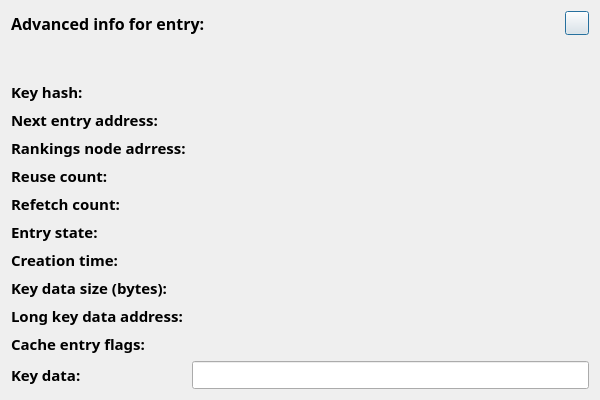
<?xml version="1.0" encoding="UTF-8"?>
<ui version="4.0">
 <class>DialogResultsChrome</class>
 <widget class="QDialog" name="DialogResultsChrome">
  <property name="geometry">
   <rect>
    <x>0</x>
    <y>0</y>
    <width>600</width>
    <height>400</height>
   </rect>
  </property>
  <property name="sizePolicy">
   <sizepolicy hsizetype="Fixed" vsizetype="Fixed">
    <horstretch>0</horstretch>
    <verstretch>0</verstretch>
   </sizepolicy>
  </property>
  <property name="minimumSize">
   <size>
    <width>600</width>
    <height>400</height>
   </size>
  </property>
  <property name="maximumSize">
   <size>
    <width>600</width>
    <height>500</height>
   </size>
  </property>
  <property name="windowTitle">
   <string>Dialog</string>
  </property>
  <layout class="QGridLayout" name="gridLayout_3">
   <item row="2" column="0">
    <layout class="QGridLayout" name="gridLayout_2">
     <item row="0" column="0">
      <widget class="QLabel" name="label_2">
       <property name="font">
        <font>
         <family>Source Sans Pro</family>
         <pointsize>11</pointsize>
         <weight>75</weight>
         <bold>true</bold>
        </font>
       </property>
       <property name="text">
        <string>Key hash:</string>
       </property>
      </widget>
     </item>
     <item row="0" column="1">
      <widget class="QLabel" name="label_res_key_hash">
       <property name="font">
        <font>
         <family>Source Sans Pro</family>
         <pointsize>11</pointsize>
        </font>
       </property>
       <property name="text">
        <string/>
       </property>
      </widget>
     </item>
     <item row="1" column="0">
      <widget class="QLabel" name="label_3">
       <property name="font">
        <font>
         <family>Source Sans Pro</family>
         <pointsize>11</pointsize>
         <weight>75</weight>
         <bold>true</bold>
        </font>
       </property>
       <property name="text">
        <string>Next entry address:</string>
       </property>
      </widget>
     </item>
     <item row="1" column="1">
      <widget class="QLabel" name="label_res_next_entry_address">
       <property name="font">
        <font>
         <family>Source Sans Pro</family>
         <pointsize>11</pointsize>
        </font>
       </property>
       <property name="text">
        <string/>
       </property>
      </widget>
     </item>
     <item row="2" column="0">
      <widget class="QLabel" name="label_4">
       <property name="font">
        <font>
         <family>Source Sans Pro</family>
         <pointsize>11</pointsize>
         <weight>75</weight>
         <bold>true</bold>
        </font>
       </property>
       <property name="text">
        <string>Rankings node adrress:</string>
       </property>
      </widget>
     </item>
     <item row="2" column="1">
      <widget class="QLabel" name="label_res_rank_node_address">
       <property name="font">
        <font>
         <family>Source Sans Pro</family>
         <pointsize>11</pointsize>
        </font>
       </property>
       <property name="text">
        <string/>
       </property>
      </widget>
     </item>
     <item row="3" column="0">
      <widget class="QLabel" name="label_5">
       <property name="font">
        <font>
         <family>Source Sans Pro</family>
         <pointsize>11</pointsize>
         <weight>75</weight>
         <bold>true</bold>
        </font>
       </property>
       <property name="text">
        <string>Reuse count:</string>
       </property>
      </widget>
     </item>
     <item row="3" column="1">
      <widget class="QLabel" name="label_res_reuse_count">
       <property name="font">
        <font>
         <family>Source Sans Pro</family>
         <pointsize>11</pointsize>
        </font>
       </property>
       <property name="text">
        <string/>
       </property>
      </widget>
     </item>
     <item row="4" column="0">
      <widget class="QLabel" name="label_6">
       <property name="font">
        <font>
         <family>Source Sans Pro</family>
         <pointsize>11</pointsize>
         <weight>75</weight>
         <bold>true</bold>
        </font>
       </property>
       <property name="text">
        <string>Refetch count:</string>
       </property>
      </widget>
     </item>
     <item row="4" column="1">
      <widget class="QLabel" name="label_res_refetch_count">
       <property name="font">
        <font>
         <family>Source Sans Pro</family>
         <pointsize>11</pointsize>
        </font>
       </property>
       <property name="text">
        <string/>
       </property>
      </widget>
     </item>
     <item row="5" column="0">
      <widget class="QLabel" name="label_7">
       <property name="font">
        <font>
         <family>Source Sans Pro</family>
         <pointsize>11</pointsize>
         <weight>75</weight>
         <bold>true</bold>
        </font>
       </property>
       <property name="text">
        <string>Entry state:</string>
       </property>
      </widget>
     </item>
     <item row="5" column="1">
      <widget class="QLabel" name="label_res_entry_state">
       <property name="font">
        <font>
         <family>Source Sans Pro</family>
         <pointsize>11</pointsize>
        </font>
       </property>
       <property name="text">
        <string/>
       </property>
      </widget>
     </item>
     <item row="6" column="0">
      <widget class="QLabel" name="label_8">
       <property name="font">
        <font>
         <family>Source Sans Pro</family>
         <pointsize>11</pointsize>
         <weight>75</weight>
         <bold>true</bold>
        </font>
       </property>
       <property name="text">
        <string>Creation time:</string>
       </property>
      </widget>
     </item>
     <item row="6" column="1">
      <widget class="QLabel" name="label_res_creation_time">
       <property name="font">
        <font>
         <family>Source Sans Pro</family>
         <pointsize>11</pointsize>
        </font>
       </property>
       <property name="text">
        <string/>
       </property>
      </widget>
     </item>
     <item row="7" column="0">
      <widget class="QLabel" name="label_9">
       <property name="font">
        <font>
         <family>Source Sans Pro</family>
         <pointsize>11</pointsize>
         <weight>75</weight>
         <bold>true</bold>
        </font>
       </property>
       <property name="text">
        <string>Key data size (bytes):</string>
       </property>
      </widget>
     </item>
     <item row="7" column="1">
      <widget class="QLabel" name="label_res_key_data_size">
       <property name="font">
        <font>
         <family>Source Sans Pro</family>
         <pointsize>11</pointsize>
        </font>
       </property>
       <property name="text">
        <string/>
       </property>
      </widget>
     </item>
     <item row="8" column="0">
      <widget class="QLabel" name="label_10">
       <property name="font">
        <font>
         <family>Source Sans Pro</family>
         <pointsize>11</pointsize>
         <weight>75</weight>
         <bold>true</bold>
        </font>
       </property>
       <property name="text">
        <string>Long key data address:</string>
       </property>
      </widget>
     </item>
     <item row="8" column="1">
      <widget class="QLabel" name="label_res_long_key_address">
       <property name="font">
        <font>
         <family>Source Sans Pro</family>
         <pointsize>11</pointsize>
        </font>
       </property>
       <property name="text">
        <string/>
       </property>
      </widget>
     </item>
     <item row="9" column="0">
      <widget class="QLabel" name="label_11">
       <property name="font">
        <font>
         <family>Source Sans Pro</family>
         <pointsize>11</pointsize>
         <weight>75</weight>
         <bold>true</bold>
        </font>
       </property>
       <property name="text">
        <string>Cache entry flags:</string>
       </property>
      </widget>
     </item>
     <item row="9" column="1">
      <widget class="QLabel" name="label_res_cache_entry_flags">
       <property name="font">
        <font>
         <family>Source Sans Pro</family>
         <pointsize>11</pointsize>
        </font>
       </property>
       <property name="text">
        <string/>
       </property>
      </widget>
     </item>
     <item row="10" column="0">
      <widget class="QLabel" name="label_12">
       <property name="font">
        <font>
         <family>Source Sans Pro</family>
         <pointsize>11</pointsize>
         <weight>75</weight>
         <bold>true</bold>
        </font>
       </property>
       <property name="text">
        <string>Key data:</string>
       </property>
      </widget>
     </item>
     <item row="10" column="1">
      <widget class="QLineEdit" name="line_res_key_data">
       <property name="font">
        <font>
         <family>Source Sans Pro</family>
         <pointsize>11</pointsize>
        </font>
       </property>
      </widget>
     </item>
    </layout>
   </item>
   <item row="0" column="0">
    <layout class="QGridLayout" name="gridLayout">
     <item row="0" column="2">
      <widget class="QLabel" name="label_dialog_title">
       <property name="font">
        <font>
         <family>Source Sans Pro</family>
         <pointsize>12</pointsize>
         <weight>50</weight>
         <bold>false</bold>
        </font>
       </property>
       <property name="text">
        <string/>
       </property>
      </widget>
     </item>
     <item row="0" column="4">
      <widget class="QPushButton" name="button_dialog_close">
       <property name="minimumSize">
        <size>
         <width>24</width>
         <height>24</height>
        </size>
       </property>
       <property name="maximumSize">
        <size>
         <width>24</width>
         <height>24</height>
        </size>
       </property>
       <property name="text">
        <string/>
       </property>
       <property name="icon">
        <iconset resource="icons.qrc">
         <normaloff>:/icons/button_close.png</normaloff>:/icons/button_close.png</iconset>
       </property>
       <property name="iconSize">
        <size>
         <width>24</width>
         <height>24</height>
        </size>
       </property>
      </widget>
     </item>
     <item row="0" column="3">
      <spacer name="horizontalSpacer">
       <property name="orientation">
        <enum>Qt::Horizontal</enum>
       </property>
       <property name="sizeHint" stdset="0">
        <size>
         <width>40</width>
         <height>20</height>
        </size>
       </property>
      </spacer>
     </item>
     <item row="0" column="0">
      <widget class="QLabel" name="label">
       <property name="font">
        <font>
         <family>Source Sans Pro</family>
         <pointsize>12</pointsize>
         <weight>75</weight>
         <bold>true</bold>
        </font>
       </property>
       <property name="text">
        <string>Advanced info for entry:</string>
       </property>
      </widget>
     </item>
     <item row="0" column="1">
      <spacer name="horizontalSpacer_2">
       <property name="orientation">
        <enum>Qt::Horizontal</enum>
       </property>
       <property name="sizeType">
        <enum>QSizePolicy::Fixed</enum>
       </property>
       <property name="sizeHint" stdset="0">
        <size>
         <width>20</width>
         <height>20</height>
        </size>
       </property>
      </spacer>
     </item>
    </layout>
   </item>
   <item row="1" column="0">
    <spacer name="verticalSpacer">
     <property name="orientation">
      <enum>Qt::Vertical</enum>
     </property>
     <property name="sizeType">
      <enum>QSizePolicy::Fixed</enum>
     </property>
     <property name="sizeHint" stdset="0">
      <size>
       <width>20</width>
       <height>40</height>
      </size>
     </property>
    </spacer>
   </item>
  </layout>
 </widget>
 <resources>
  <include location="icons.qrc"/>
 </resources>
 <connections/>
</ui>
